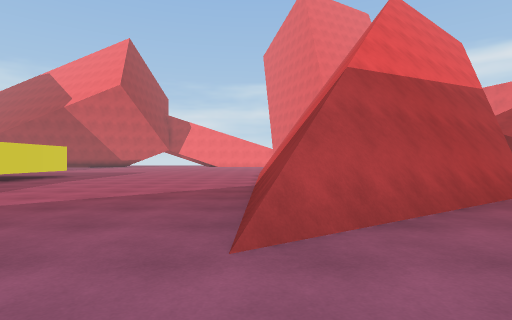
View 1 (above)

20 first-person views from a walk through a scene from a Unity 3-D project. The camera is 1.2 m above the floor, looks level and sees 80° across. The floor is counted in squares, 2 m on a side. Each view is taken from the middle of a square. On the plan, view 1 faces up. The plan holds only what a view shows up to about 9 squares ahead; the rest is blank. The place goes on beyond the plan. The player character is not drawn.

View 2
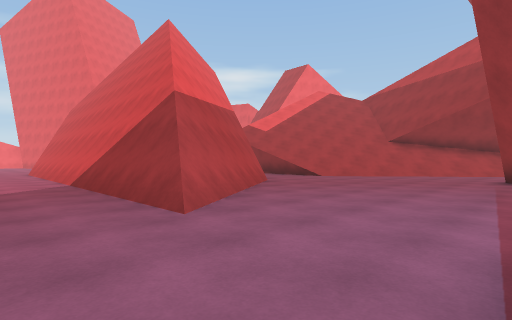

View 3
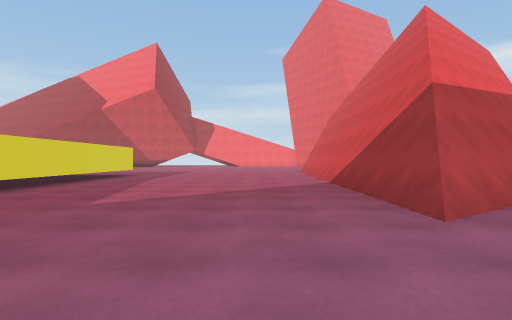

View 4
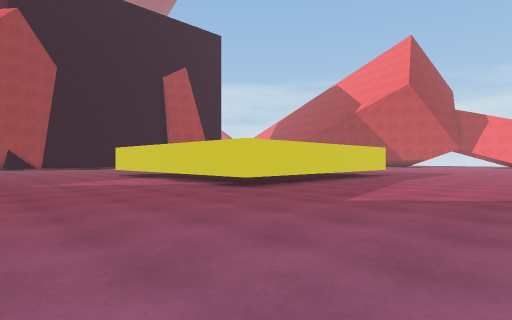

View 5
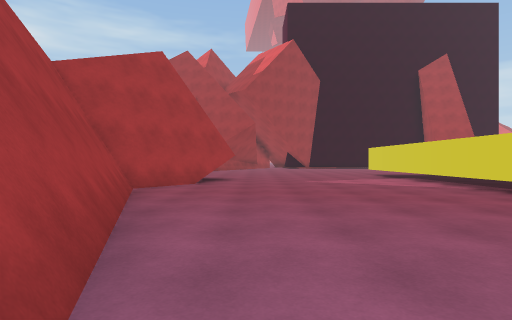

View 6
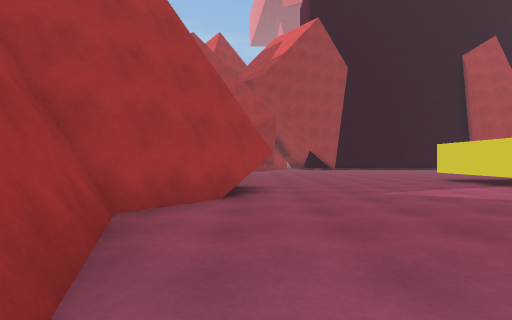

View 7
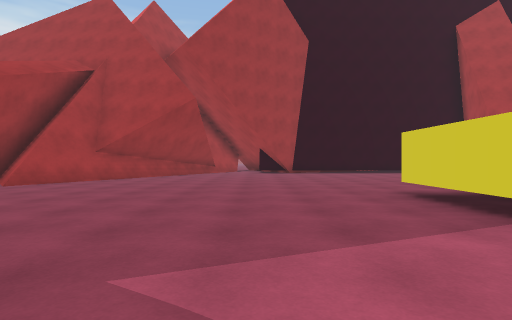

View 8
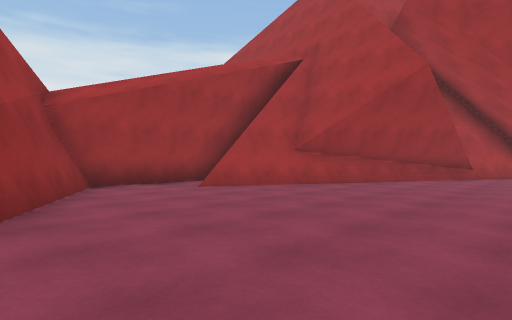

View 9
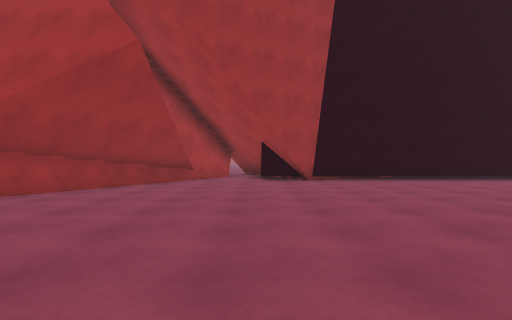

View 10
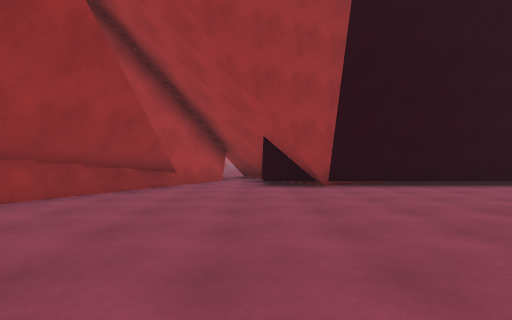

View 11
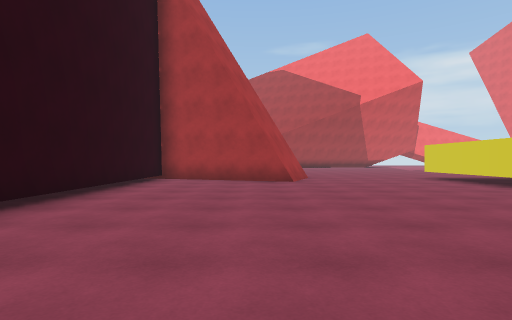

View 12
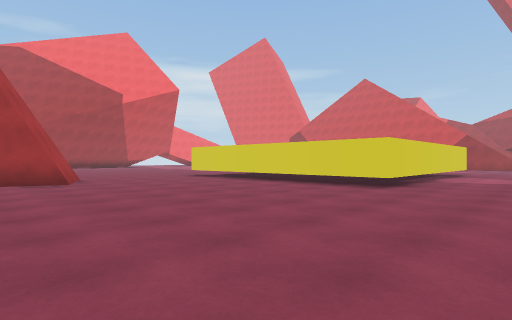

View 13
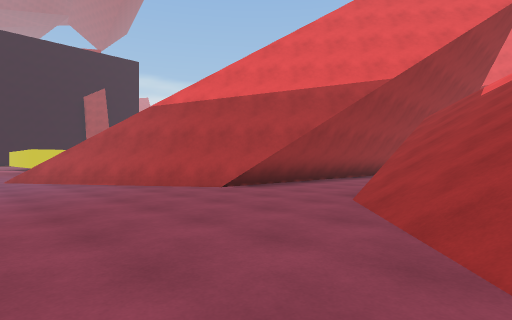

View 14
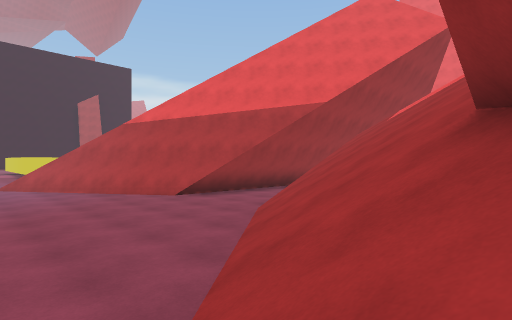

View 15
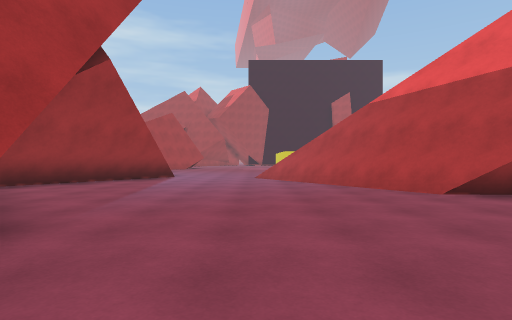

View 16
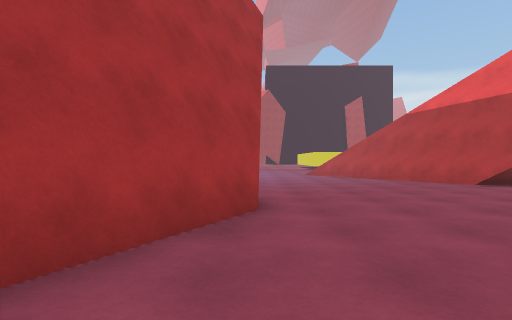

View 17
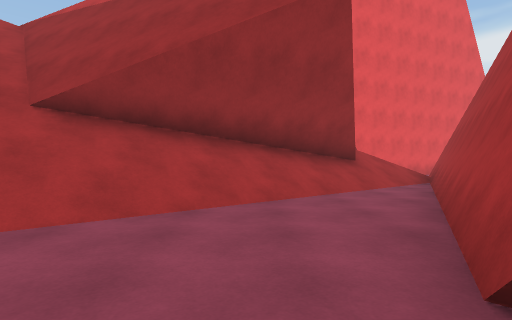

View 18
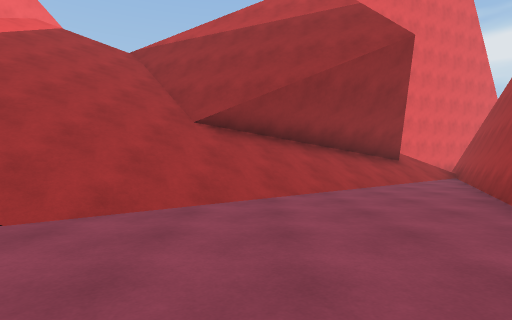

View 19
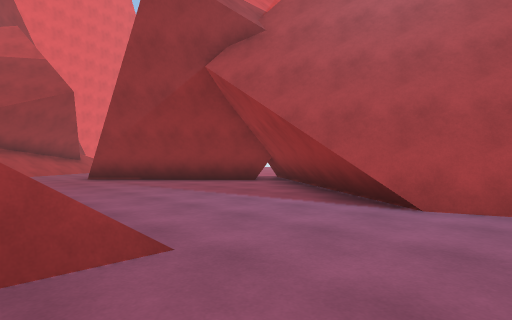

View 20
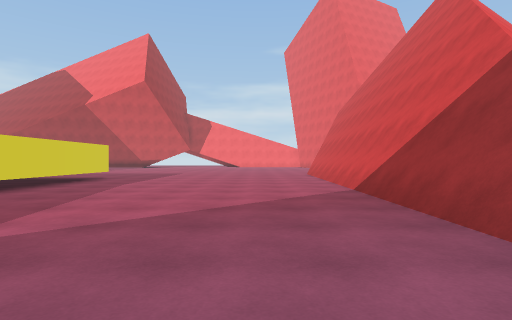

### Floor plan
Key: @ floor where view 1 was taken; # wall or solid block; . floor; / step, stairs or slope; = window, fence, low wall or low ledge; ^ raised ledge; v drop or lower ground.
Columns run from 25 left of view 1 to 15 right of it. Each row starts with its distance up from view 1.
 10   #.###....#      #......##      ///  vv
  9   #........#      #......##   #. /// ///
  8   #........#      #......##   #..///////
  7   #........#      #......##   #..///////=
  6   #........#      #......##  ##..//////##
  5   #........#      #......#####.../////###
  4   #........########......####.....///###
  3   #......................##........//#
  2  ##......................=..........//^
  1 ##..................................//#^
  0 #........................@.......#...//^
 -1 ###.....................##......####../#
 -2   ###.........#......#######...##  ###.//
 -3     ###......###..####     #####     ###/
 -4       ##....## v###         ##         ##
 -5        ##=..#  /v##
 -6        ######

Positions as (right, up) in squares from view 1, and headings:
1: (0, 0), facing up
2: (-2, -1), facing up-right
3: (-2, -1), facing up
4: (-2, -1), facing up-left
5: (-2, -1), facing left
6: (-5, -2), facing left
7: (-9, 1), facing left
8: (-12, 1), facing down-left
9: (-14, 1), facing left
10: (-16, 1), facing left
11: (-20, 1), facing up
12: (-21, 1), facing up-right
13: (10, 1), facing up-left
14: (12, 1), facing up-left
15: (10, 2), facing left
16: (12, 0), facing left
17: (7, 1), facing right
18: (5, 3), facing right
19: (-2, 3), facing down-right
20: (-2, 1), facing up
